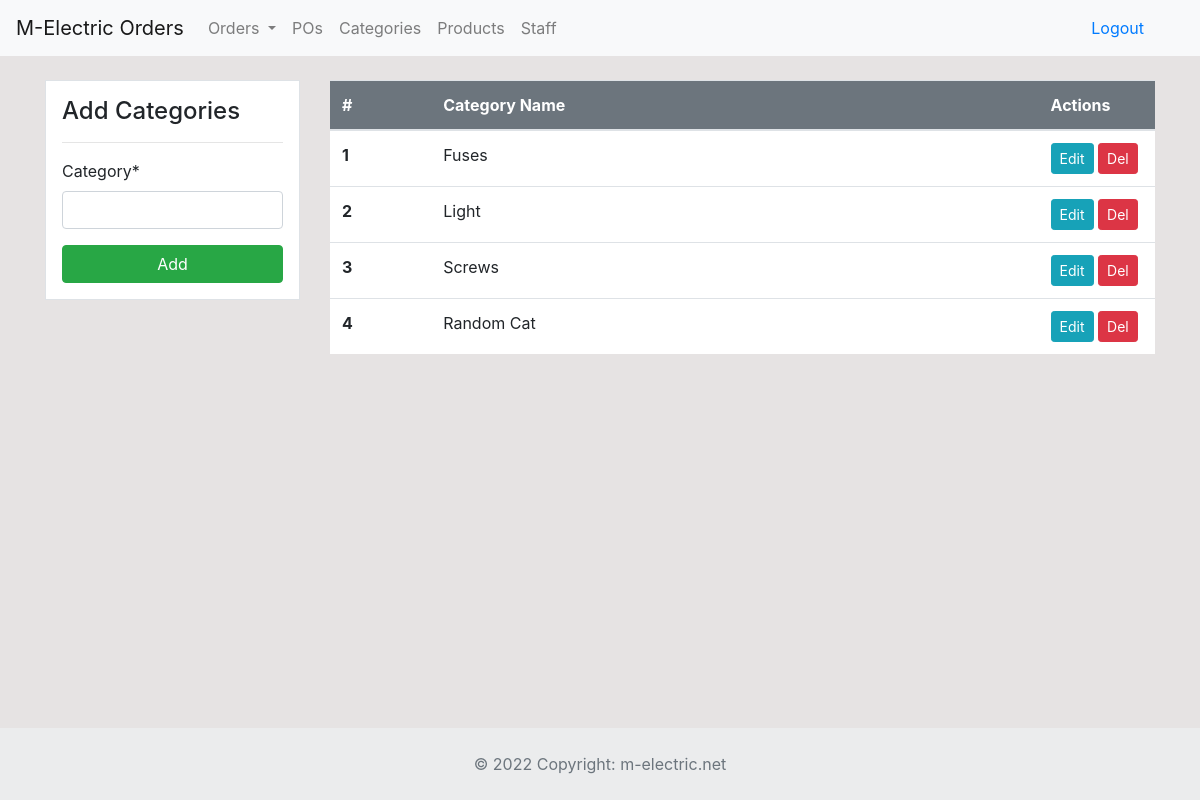
The page /categories (signed in) on the database as committed earlier.
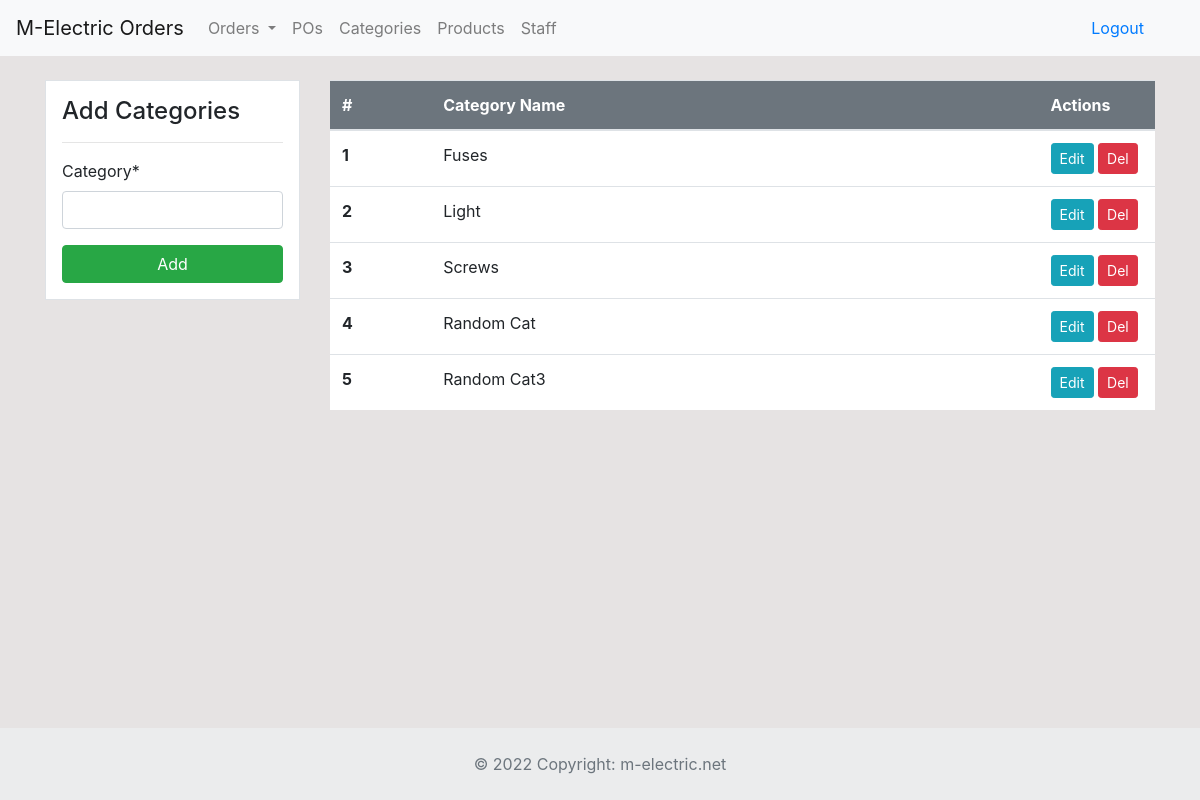
The same page on the database as committed later.
### dashboard/models.py (models this page shows, shortened)
class Category(models.Model):
	category_name = models.CharField('Category', max_length=50)

### dashboard/views.py (the view)
# urls.py: path('categories', views.categories, name='categories'),
@login_required
def categories(request):
    categories_list = Category.objects.all()
    if request.method == 'POST':
        form = CategoryForm(request.POST)
        if form.is_valid:
            form.save()
            return redirect('categories')
    else:
        form = CategoryForm()
    context = {
        'categories_list': categories_list,
        'form': form,
    }
    return render(request, 'dashboard/categories.html', context)

### dashboard/forms.py
class CategoryForm(forms.ModelForm):
    class Meta:
        model = Category
        fields = ['category_name',]

### templates/dashboard/categories.html (shortened to what this page needs)
{% extends 'partials/base.html' %}
{% load crispy_forms_tags %}
{% block content %}
    <div class="container">
        <div class="row my-4">
            <div class="col-md-3">
                <div class="border bg-white p-3">
                    <h4>Add Categories</h4>
                    <hr>
                    <form method="POST">
                        {{ form|crispy }}
                        <input class="btn btn-success btn-block" type="submit" value="Add">
                    </form>
                </div>
            </div>
            <div class="col-md-9">
                <table class="table bg-white">
                    <thead class="bg-secondary">
                        <tr class="text-white">
                            <th scope="col" class="col-1" >#</th>
                            <th scope="col" class="col-6">Category Name</th>
                            <th scope="col" class="col-1">Actions</th>
                        </tr>
                    </thead>
                    <tbody>
                    {% for category in categories_list %}
                        <tr>
                            <th scope="row">{{ forloop.counter }}</th>
                            <td>{{ category.category_name }}</td>
                            <td>
                                <a class="btn btn-info btn-sm" href="{% url 'category-update' category.id %}">Edit</a>
                                <a class="btn btn-danger btn-sm" href="{% url 'category-delete' category.id %}">Del</a>
                            </td>
                        </tr>
                    {% endfor %}
                    </tbody>
                </table>
            </div>
        </div>
    </div>
{% endblock %}
{% block footer %}
{% include 'partials/footer.html' %}
{% endblock %}

Rows that differ between the two databases and show on the page:
added Category: category_name "Random Cat3"
